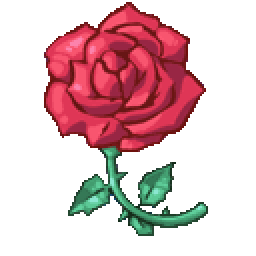
#> input picture testdata/real/BASLUS-20644E02_extracted.png, 128 x 128 px (shown 2 times larger)
$ python prepare_image.py ../testdata/real/BASLUS-20644E02_extracted.png
#> lines starting #> are read from the running program, lines starting #| are printed output that depends on the picture; after the words box and inside, x2 and y2 are one past the last pixel; in counts of white or black regions, pixels touching at a corner belong together
### tools/acet_format.py
#!/usr/bin/env python3
# -*- coding: utf-8 -*-
"""AC PS2 徽章存档格式 —— Python 参考实现（零第三方依赖）。

本文件是 mparley/ac-emblem-tool（"acet"，MIT）所实现的存档格式的独立重写，
用于：① 把上游 C++ 源码里散落的格式知识固化成可读、可断言的一份；
     ② 在不需要编译 C++ 的环境里读写/校验徽章存档；
     ③ 作为"独立判据"核对上游实现（见 verify_checksums / selftest.py）。

上游对应文件：`src/ac-emblem-tool/acet/acet.cpp` + `acet/acet.h`。
本文件**逐行对齐**上游语义（包括上游的边界行为），凡是"上游看起来像 bug、
但为了字节级兼容仍然照做"的地方，都在注释里用 ⚠ 标出。

--------------------------------------------------------------------------
格式总览（PS2 世代 AC 的徽章存档）
--------------------------------------------------------------------------
非 LR（AC2 / AC2AA / AC3 / SL / NX / NB；12544 行 × … 见下）：

    文件大小        0x4440 = 17472 字节
    0x00..0x23     36 字节存档头（前 12 字节 = 魔数 kEmblemHeader）
    0x24..0x4023   图像索引数据 128×128 每像素 1 字节 = 0x4000
    0x4024..0x4423 调色板 256 项 × 4 通道 = 0x400
    每 0x400 字节插入 1 个校验字节，把上面 0x4400 逻辑字节切成 17 段
    ★ 末段（第 18 段）= [53 字节数据 0x4400..0x4434][1 字节校验 @0x4435][10 字节 01 00*9]
      其中 0x4434 是 palette[255].alpha（游戏固定写 0x80），**不是**校验位

Last Raven（LR）：

    文件大小        0x4420 = 17440 字节
    0x00..0x03     4 字节头（无 36 字节存档头）
    0x04..0x4003   图像索引数据 0x4000
    0x4004..0x4403 调色板 0x400
    同样 17 段 + 末段；颜色索引**不做**乱序重排
    ★ 末段 = [21 字节数据 0x4400..0x4414][1 字节校验 @0x4415][10 字节 01 00*9]

逻辑下标 ↔ 物理偏移：物理 = emblem_offset + 逻辑 + 逻辑 // 0x3FF
（即每读完 0x3FF = 1023 个数据字节就跳过 1 个校验字节）

校验算法：每个数据段 checksum = (-(段内数据字节之和 + 段内数据字节数)) & 0xFF
    常规段 = 0x3FF 个数据字节；末段的数据长度是 53（非 LR）/ 21（LR）。

⚠ 上游 `acet` 把末段校验写在 `0x43FF + dangling`（= 数据**内部**），比真实位置早一个
  字节。它平时能用是因为总在已有存档上原地注入（尾部被保留）；从空白块造就会让游戏
  判 `破損ファイル`。本实现按真实位置写，详见 `apply_checksums` / `verify_checksums`。
"""

from __future__ import annotations

import os
import struct
from typing import List, Optional, Sequence, Tuple

# --------------------------------------------------------------------------
# 常量（对应上游 acet/acet.h）
# --------------------------------------------------------------------------
SAVE_SIZE = 0x4440          # kSaveSize   非 LR 徽章存档大小
LR_SAVE_SIZE = 0x4420       # kLRSaveSize Last Raven 徽章存档大小
IMAGE_OFFSET = 0x24         # kImageOffset    非 LR：图像数据相对徽章块起点的偏移
LR_IMAGE_OFFSET = 0x4       # kLRImageOffset  LR  ：同上
IMAGE_WIDTH = 128           # kImageWidth
IMAGE_HEIGHT = 128          # kImageHeight
NUM_PIXELS = 0x4000         # kNumPixels   128*128
PALETTE_SIZE = 0x400        # kPaletteSize 256 色 * 4 通道

BLOCK = 0x400               # 含校验字节的物理块大小
BLOCK_DATA = 0x3FF          # 每个物理块里的数据字节数

# kEmblemHeader：非 LR 存档头前 12 字节。
#   0x4420 0x4420 0x4000 三个 u32LE —— 前两个是「徽章块长度」(= LR 存档大小)，
#   第三个是图像数据长度 (0x4000)。上游用它做"在容器里找徽章块"的锚点。
EMBLEM_HEADER = bytes([0x20, 0x44, 0x00, 0x00,
                       0x20, 0x44, 0x00, 0x00,
                       0x00, 0x40, 0x00, 0x00])

# ---------------------------------------------------------------------------
# ★★ LR 的块头 —— 4 字节 `00 44 00 00`（实机定案 2026-10-04）
# ---------------------------------------------------------------------------
# LR 没有非 LR 那 36 字节头（图像从 0x04 就开始），但**头 4 字节不是随便的**：
# 两份真实 LR 存档都是 `00 44 00 00`（u32LE = 0x4400 = 索引 0x4000 + 调色板 0x400
# = 逻辑载荷长度）。
#
# ⚠ 本目录曾经漏掉它：`make_blank_save()` 里写的是 `if with_header and not is_lr:`，
#   **LR 分支根本不写头** ⇒ 从零造出来的 LR 块前 4 字节是 `00 00 00 00`。
#   后果：把这种块写进 LR 卡 ⇒ **游戏直接卡死**（`Mcd001_final2.ps2` 实测，2026-10-04）。
#   之前一直没暴露，是因为 LR 只测过"在真实块上原地注入"（头被原样保留）。
LR_EMBLEM_HEADER = bytes([0x00, 0x44, 0x00, 0x00])

# 末段校验字节之后还剩 11 字节（非 LR 与 LR 都是 11 字节）
TRAILING = 11

# ---------------------------------------------------------------------------
# ★★★ 末段（第 18 段）的真实布局 —— 实机定案 2026-10-04
# ---------------------------------------------------------------------------
# 上游把 `dangling`（0x35 = 53 / 0x15 = 21）当成"从上一个校验字节起的偏移"，
# 于是把末段校验写在 `0x43FF + dangling`。**这是差一个字节的**：
# `dangling` 其实是**末段的数据长度**，而数据是从上一个校验字节的**下一个字节**开始的。
#
# 真实布局（10 份真实存档 + 实机写入实验一致）：
#
#   非 LR： [53 字节数据 0x4400..0x4434] [1 字节校验 @0x4435] [10 字节 01 00*9]
#   LR   ： [21 字节数据 0x4400..0x4414] [1 字节校验 @0x4415] [10 字节 01 00*9]
#
#   · 0x4400..0x4433 = 调色板最后 14 项（槽 242..255 一带）的字节
#     （这段里 0x43FF 处跳过一个校验字节，槽边界不再与 4 字节对齐 —— 定位一律走
#      `offset_index()`，别用连续切片）
#   · **0x4434 不是校验位，而是 `palette[255].alpha`**（游戏固定写 0x80）
#   · 校验之后那 10 字节 `01 00 00 00 00 00 00 00 00 00` 不参与任何校验
#
# 为什么上游"看起来也能用"：它在**已有存档上原地注入**，那 11 字节尾巴被原样保留。
# 尾部形如 `X 01 00*9` 时 `sum(尾部) = X + 1`，于是上游的旧公式
#   b[0x4434] = -(sum(0x4400..0x4433) + sum(0x4435..0x443F) + 52)
# 与真实公式
#   b[0x4435] = -(sum(0x4400..0x4434) + 53)
# **恒等**（两者是同一个方程）。从空白块造时尾部为 0，恒等关系不成立 ⇒ 游戏判
# `破損ファイル`。所以本实现按真实公式写，并保证那 10 字节尾巴要么是游戏写下的真值、
# 要么（空白块）补成 `01 00*9`。
#
# ⚠ `FINAL_CHECK_OFF` / `DANGLING` 这两个名字保留，但语义是**上游的（错的）**写法，
#    只给 `apply_checksums_upstream()` 做逐行对照用。
FINAL_CHECK_OFF = SAVE_SIZE - TRAILING - 1        # 0x4434（= palette[255].alpha）
FINAL_CHECK_OFF_LR = LR_SAVE_SIZE - TRAILING - 1  # 0x4414（= palette[255].alpha）

DANGLING = FINAL_CHECK_OFF - (17 * BLOCK - 1)        # 0x35 = 53
DANGLING_LR = FINAL_CHECK_OFF_LR - (17 * BLOCK - 1)  # 0x15 = 21

# ---- 修正后的末段常量 ----
FINAL_SEG_OFF = 17 * BLOCK                        # 0x4400 末段数据起点（两种布局相同）
FINAL_DATA_LEN = {False: 53, True: 21}            # 含 palette[255].alpha；= 上游的 dangling
FINAL_CHECK_POS = {False: FINAL_SEG_OFF + FINAL_DATA_LEN[False],
                   True: FINAL_SEG_OFF + FINAL_DATA_LEN[True]}   # 0x4435 / 0x4415
FINAL_ALPHA_POS = {False: FINAL_CHECK_OFF, True: FINAL_CHECK_OFF_LR}      # 0x4434 / 0x4414
# 校验字节之后的 10 字节：游戏写成 `01` + 9 个 0（不参与校验）
FINAL_TRAILER = bytes([0x01]) + bytes(9)
# 游戏把每个调色板项的 alpha 都写成 0x80（"完全不透明"），索引 0 那项写 0x00
PALETTE_ALPHA_OPAQUE = 0x80

# 第一段校验的"魔数"种子 —— 上游注释：the first one has a magic number added to sum
SEED = 0x98
SEED_LR = 0xB8

# ---------------------------------------------------------------------------
# 非 LR 的「作品常量」字段 0x14..0x1C（9 字节）
# ---------------------------------------------------------------------------
# 非 LR 的块头布局（实测 10 份真实样本，逐字节一致）：
#   0x00..0x0B  魔数（= 载荷长度 0x4420、0x4420、图像长度 0x4000）
#   0x0C..0x13  8 字节全 0（所有样本一致）
#   0x14..0x1C  ★ 9 字节「作品常量」—— 一个字都不能猜
#   0x1D..0x23  7 字节全 0（所有样本一致）
#
# ★ 为什么必须填它（**这条理由与"游戏是否校验"无关，是硬的**）：
#   它是**作品级常量、与徽章内容无关**（SL 美版的玫瑰 —— 别的玩家、完全不同的图 ——
#   与 SL 日版的 MIRAGE 这 9 字节**完全相同**；NX 则是另一个值），
#   空白块里它是 0，与游戏自己的产物**逐字节不同**。
#   而本目录的正确性判据是"写入器作用在真实存档上要**逐字节复原**"
#   （`_selftest/validate_writer.py`）—— 要让这个判据成立，就必须把它填对。
#   ⚠ **不要用"游戏会判 `破損ファイル`"来论证它**：唯一的正面证据（`bisect` 卡 E02：
#   把真实块的这 9 字节清零 → 报 `破損ファイル`）有两个混淆因素 ——
#   ① 那轮用的还是**旧写入器**（末段校验差一字节，见文件顶部的说明）；
#   ② 那张卡的 NX 槽 `icon.sys@0xDF` 全是 0（重复槽号，会卡死）。
#   ⇒ "游戏是否真的校验这 9 字节"记为 **[待复测]**，但**照抄真实存档的做法不变**。
#
# ⚠ 目前只掌握 SL / NX / NB 的部分值。**其它作品（AC2 / AC2AA / AC3 / NB）必须先从一个
#   真实存档里读出这个字段**，不要猜。`header_tail_from_save()` 就是干这个的。
HEADER_TAIL_OFF = 0x14
HEADER_TAIL_LEN = 9

KNOWN_HEADER_TAIL = {
    "SLPS-25169": bytes.fromhex("00a130dd85ab078060"),   # Silent Line 日版
    "SLUS-20644": bytes.fromhex("00a130dd85ab078060"),   # Silent Line 美版（同值）
    "SLPS-25338": bytes.fromhex("80b230dd85ab078060"),   # Nexus 日版
    "SLUS-20986": None,                                   # Nexus 美版：未知，待读
}


# [9 lines left out: function header_tail_from_save, not called in this run]

PALETTE_COLORS = 256
MAX_COLORS = 255            # 上游 README 明文要求：最多 255 色（+ 透明）


# --------------------------------------------------------------------------
# 基础工具
# --------------------------------------------------------------------------
# [6 lines left out: function offset_index, not called in this run]


def pack_color(r: int, g: int, b: int, a: int) -> int:
    """RGBA → u32，等价上游 PackColor()（r 在高位）。"""
    return ((r & 0xFF) << 24) | ((g & 0xFF) << 16) | ((b & 0xFF) << 8) | (a & 0xFF)


def unpack_color(c: int) -> Tuple[int, int, int, int]:
    """u32 → RGBA（pack_color 的逆运算）。"""
    return ((c >> 24) & 0xFF, (c >> 16) & 0xFF, (c >> 8) & 0xFF, c & 0xFF)


def unscramble_palette(index: int) -> int:
    """调色板索引乱序重排，等价上游 UnscramblePalette()。

    以 32 项为一组，交换中间两组 8 项：
        [0..7][8..15][16..23][24..31]  →  [0..7][16..23][8..15][24..31]
    LR 不做这一步。
    """
    group = (index % 32) // 8
    if group == 1:
        return index + 8
    if group == 2:
        return index - 8
    return index


UNSCRAMBLE_LUT = [unscramble_palette(i) for i in range(256)]


def is_lr_save(save: Sequence[int]) -> bool:
    """是否按 Last Raven 布局解析（上游只看文件大小）。"""
    return len(save) == LR_SAVE_SIZE


# --------------------------------------------------------------------------
# 定位
# --------------------------------------------------------------------------
# [102 lines left out: functions find_offset, find_offset_contiguous, find_palette_offset, segment_layout, not called in this run]


def compute_checksum(data_region: bytes, data_len: int, seed: int = 0) -> int:
    """checksum = (-(种子 + 数据字节之和 + 数据字节数)) & 0xFF。"""
    return (-(seed + sum(data_region) + data_len)) & 0xFF


# [246 lines left out: functions verify_checksums, verify_checksums_upstream, apply_checksums, apply_checksums_upstream, extract_image, inject_image and 1 more, not called in this run]


# --------------------------------------------------------------------------
# 文件 I/O + 存档识别
# --------------------------------------------------------------------------
def read_save_file(path: str) -> bytes:
    with open(path, "rb") as f:
        return f.read()


def write_save_file(path: str, save: bytes | bytearray) -> None:
    with open(path, "wb") as f:
        f.write(bytes(save))


# [252 lines left out: functions make_blank_save, lr_header_from_save, used_palette_slots, fill_unused_palette, encode_emblem, save_kind and 1 more, not called in this run]


# [2 lines that do not run on import are left out]

### tools/prepare_image.py
#!/usr/bin/env python3
# -*- coding: utf-8 -*-
"""把任意图片加工成"acet 能安全吃下"的 128×128 PNG。

这是上游 GUI 里那段图像预处理逻辑（`acet-gui.cpp::InjectHelper`）的独立重写，
你可以直接拿它当自己 GUI 的图像前置步骤，或者拿来检查别人的图为什么注入后花掉。

上游 GUI 的流程（`acet-gui.cpp:190-243`）：
    ① 若有 alpha 且无 mask → `ConvertAlphaToMask()`   （阈值 128，把 alpha 压成 1 bit）
    ② 若 宽>128 或 高>128   → `Rescale(128,128)`
    ③ 若颜色数 > 上限       → `wxQuantize::Quantize(...)`
    ④ 逐像素输出 RGBA：透明 → (0,0,0,0)，否则 (r,g,b,0xFF)

本脚本做同样的事，但把顺序与判据都写成显式的、可断言的：

    ① alpha 二值化（阈值可调，默认 128，与 wxWidgets 默认一致）
    ② 缩放到 128×128（缩放后**再**二值化一次，避免插值造出半透明边）
    ③ 只对**不透明像素**减色到 ≤N 色（默认 255），透明像素不占调色板槽位
    ④ 输出 RGBA PNG，并**独立复核**：不透明像素的不同 RGB 数 ≤ N

用法：
    python tools/prepare_image.py 任意图.jpg -o ready.png
    python tools/prepare_image.py 图.png --colors 200 --alpha-threshold 64
    python tools/prepare_image.py 图.png --check-only        # 只检查合规性
"""

from __future__ import annotations

import argparse
import os
import sys

sys.path.insert(0, os.path.dirname(os.path.abspath(__file__)))
import acet_format as af  # noqa: E402

W = af.IMAGE_WIDTH
H = af.IMAGE_HEIGHT
MAX_COLORS = af.MAX_COLORS          # 255


def _need_pillow():
    try:
        from PIL import Image  # noqa: F401
    except ImportError:
        sys.exit("需要 Pillow：pip install Pillow")


def count_opaque_colors(rgba: bytes) -> int:
    """独立数一遍"不透明像素用到几种不同 RGB" —— 就是 acet 调色板会占几项。"""
    s = set()
    for i in range(0, len(rgba), 4):
        if rgba[i + 3] == 0xFF:
            s.add((rgba[i], rgba[i + 1], rgba[i + 2]))
    return len(s)


def prepare(src: str, colors: int = MAX_COLORS, alpha_threshold: int = 128,
            size: int = W, verbose: bool = True):
    """返回 (RGBA bytes, 说明文本列表)。"""
#> called with colors = 255, alpha_threshold = 128, size = 128, verbose = True
    _need_pillow()
    from PIL import Image

    im = Image.open(src)
#> im is the input picture: PIL image 128x128 P; mean R, G, B, A 53, 22.2, 25.6, 84.8
    orig_mode, orig_size = im.mode, im.size
#> orig_mode = 'P'; orig_size = (128, 128)
    notes = ["源: %s  %s %dx%d" % (os.path.basename(src), orig_mode,
                                  orig_size[0], orig_size[1])]
    im = im.convert("RGBA")

    # ① alpha 二值化：徽章只有"全透明/全不透明"
    r, g, b, a = im.split()
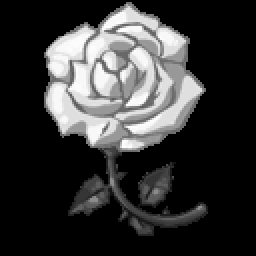
#> r: PIL image 128x128 L (shown 2 times larger); min 0, max 253, mean 53
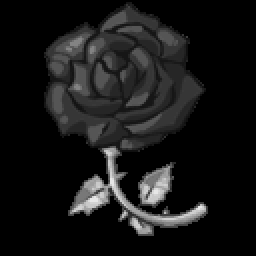
#> g: PIL image 128x128 L (shown 2 times larger); min 0, max 231, mean 22.2
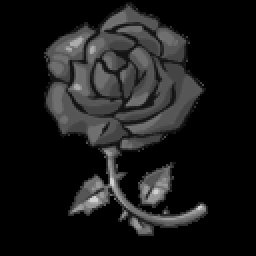
#> b: PIL image 128x128 L (shown 2 times larger); min 0, max 208, mean 25.6
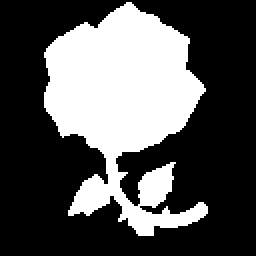
#> a: PIL image 128x128 L (shown 2 times larger); 33.2% white; 1 white region, box (x1, y1, x2, y2) and area: (22, 1, 104, 118) 5446
    hist = a.histogram()                       # 先数，再改，否则统计不到
#> hist = 256 values, max 10938 at index 0, min 0 at index 1, mean 64
    n_half = sum(hist[1:255])
#> n_half = 0
    a = a.point(lambda v: 255 if v >= alpha_threshold else 0)
    im = Image.merge("RGBA", (r, g, b, a))
    notes.append("① alpha 二值化(阈值 %d)：半透明像素 %d 个已归一" % (alpha_threshold, n_half))

    # ② 缩放
    if im.size != (size, size):
        im = im.resize((size, size), Image.LANCZOS)
        # 缩放会插值出新的 alpha 与新的颜色 → 重新二值化
        r, g, b, a = im.split()
        a = a.point(lambda v: 255 if v >= alpha_threshold else 0)
        im = Image.merge("RGBA", (r, g, b, a))
        notes.append("② 缩放 %dx%d → %dx%d (LANCZOS)，alpha 重新二值化"
                     % (orig_size[0], orig_size[1], size, size))
    else:
        notes.append("② 尺寸已是 %dx%d，未缩放" % (size, size))

    # ③ 减色：只对不透明像素做，透明像素不占槽位
    img = im.load()
    opaque = [img[x, y][:3] for y in range(size) for x in range(size)
              if img[x, y][3] == 0xFF]
#> opaque = 5446 items, first 6: (108, 22, 19), (108, 22, 19), (114, 25, 27), (108, 22, 19), (170, 50, 60), (129, 27, 30)
    n_before = len(set(opaque))
#> n_before = 91
    if not opaque:
        raise SystemExit("图中没有任何不透明像素 —— 全透明的徽章没有意义")

    if n_before > colors:
        # 把所有透明像素的 RGB 换成"第一个不透明像素的颜色"，
        # 这样中位切分不会为它们分配额外槽位
        filler = opaque[0]
        px = im.load()
        for y in range(size):
            for x in range(size):
                if px[x, y][3] == 0:
                    px[x, y] = (filler[0], filler[1], filler[2], 0)

        rgb = im.convert("RGB")
        pal = rgb.quantize(colors=colors, method=Image.MEDIANCUT)
        rgb = pal.convert("RGB")
        out = Image.merge("RGBA", (*rgb.split(),
                                   im.split()[3]))
        notes.append("③ 减色：%d 色 → %d 色 (中位切分，仅对不透明像素)"
                     % (n_before, len(set(
                         out.load()[x, y][:3]
                         for y in range(size) for x in range(size)
                         if out.load()[x, y][3] == 0xFF))))
        im = out
    else:
        notes.append("③ 颜色数 %d ≤ 上限 %d，未减色" % (n_before, colors))

    # ④ 透明像素统一成 (0,0,0,0)
    px = im.load()
    for y in range(size):
        for x in range(size):
            if px[x, y][3] == 0:
                px[x, y] = (0, 0, 0, 0)

    rgba = im.tobytes()
    n_final = count_opaque_colors(rgba)
#> n_final = 91
    notes.append("④ 最终：%d 个不透明像素用 %d 种颜色（acet 调色板占 %d 项，含透明项 1）"
                 % (sum(1 for i in range(3, len(rgba), 4) if rgba[i] == 0xFF),
                    n_final, n_final + 1))
    if n_final > colors:
        notes.append("   ⚠ 仍然超过上限 %d，注入会被上游静默截断" % colors)
    return rgba, notes


def check(path: str) -> int:
    """只检查一张图是否合规（不修改）。"""
    _need_pillow()
    from PIL import Image
    im = Image.open(path).convert("RGBA")
    rgba = im.tobytes()
    n = count_opaque_colors(rgba)
    half = sum(1 for i in range(3, len(rgba), 4) if 0 < rgba[i] < 255)
    ok = True
    print("文件      : %s" % path)
    print("尺寸      : %dx%d  %s" % (im.size[0], im.size[1],
                                   "OK" if im.size == (W, H) else "✗ 必须是 %dx%d" % (W, H)))
    ok &= im.size == (W, H)
    print("不透明色数: %d  %s" % (n, "OK (≤%d)" % MAX_COLORS if n <= MAX_COLORS
                                else "✗ 超过 %d，第 257 项起会被截断成索引 0（透明洞）" % MAX_COLORS))
    ok &= n <= MAX_COLORS
    print("半透明像素: %d  %s" % (half, "OK" if half == 0
                                else "✗ 会被全部当成透明（徽章只有 1 bit 透明度）"))
    ok &= half == 0
    print("结论      : %s" % ("可以安全注入" if ok else "不合规，先跑 prepare_image.py"))
    return 0 if ok else 1


def main(argv) -> int:
    ap = argparse.ArgumentParser(description="把图片加工成合规的 128x128 徽章 PNG")
    ap.add_argument("src")
    ap.add_argument("-o", "--out", help="输出 PNG 路径（默认 <src>.ready.png）")
    ap.add_argument("--colors", type=int, default=MAX_COLORS,
                    help="不透明颜色上限，默认 %d" % MAX_COLORS)
    ap.add_argument("--alpha-threshold", type=int, default=128,
                    help="alpha 二值化阈值，默认 128（与 wxWidgets ConvertAlphaToMask 一致）")
    ap.add_argument("--check-only", action="store_true", help="只检查，不输出")
    args = ap.parse_args(argv)

    if args.check_only:
        return check(args.src)
    if not os.path.exists(args.src):
        sys.exit("找不到文件：%s" % args.src)

    rgba, notes = prepare(args.src, args.colors, args.alpha_threshold)
#> notes = 5 items
    for n in notes:
        print(n)
#> this loop made 5 passes
#> n on passes 2 to 4: '① alpha 二值化(阈值 128)：半透明像素 0 个已归一', '② 尺寸已是 128x128，未缩放', '③ 颜色数 91 ≤ 上限 255，未减色'
#| 源: BASLUS-20644E02_extracted.png  P 128x128
#| ① alpha 二值化(阈值 128)：半透明像素 0 个已归一
#| ② 尺寸已是 128x128，未缩放
#| ③ 颜色数 91 ≤ 上限 255，未减色
#| ④ 最终：5446 个不透明像素用 91 种颜色（acet 调色板占 92 项，含透明项 1）

    out = args.out or (args.src + ".ready.png")
    _need_pillow()
    from PIL import Image
    Image.frombytes("RGBA", (W, H), rgba).save(out)
    print("已写出    : %s" % out)

    # 用与 acet 相同的计数口径独立复核一次
    n = count_opaque_colors(rgba)
#> n = 91
    if n > args.colors:
        print("⚠ 复核不通过：%d 色 > %d" % (n, args.colors))
        return 1
    print("复核通过  : %d 色 ≤ %d" % (n, args.colors))
#| 复核通过  : 91 色 ≤ 255
    return 0


if __name__ == "__main__":
    raise SystemExit(main(sys.argv[1:]))
#> (the program exits here)
